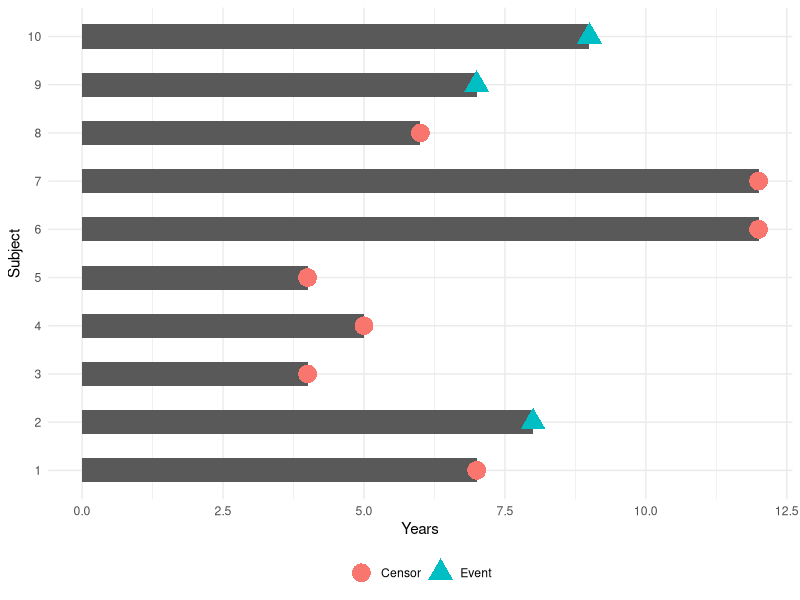

The R source for this figure: (Note: this script raises an error after producing the figure.)
# survival analysis from Emily Zabor
# https://github.com/zabore/tutorials/blob/master/survival_analysis_in_r_tutorial.Rmd

library(tidyverse)
library(lubridate)
library(survival)
library(survminer)

# make fake data
set.seed(20180809)
fkdt <- tibble(Subject = as.factor(1:10), 
               Years = sample(4:20, 10, replace = T),
               censor = sample(c("Censor", rep("Event", 2)), 10, 
                               replace = T)) 
# plot with shapes to indicate censoring or event
ggplot(fkdt, aes(Subject, Years)) + 
  geom_bar(stat = "identity", width = 0.5) + 
  geom_point(data = fkdt, 
             aes(Subject, Years, color = censor, shape = censor), 
             size = 6) +
  coord_flip() +
  theme_minimal() + 
  theme(legend.title = element_blank(),
        legend.position = "bottom")

fkdt <- fkdt %>% mutate(censor_01 = ifelse(censor == "Censor", 0, 1))

Surv(fkdt$Years, fkdt$censor_01) # the  + indicates censored event
# "Survival object"

survfit(Surv(Years, censor_01) ~ 1, data = fkdt) %>% summary()
ggsurvplot(survfit(Surv(Years, censor_01) ~ 1, data = fkdt), risk.table = TRUE)
# Kaplan-Meier model - multiplies probabilities - does not estimate curve
# Step down each time an event occurs
# at 10 years, estimate of 41.7% probability of survival
# "naive" estimate of 40% based on excluding censored cases before 10 year point is close but inaccurate
survfit(Surv(Years, censor_01) ~ 1, data = fkdt)$time
survfit(Surv(Years, censor_01) ~ 1, data = fkdt)$surv # extract K-M estimates at points where censor or event occurs

## more complex example 

ggplot(lung, aes(x = time, fill = factor(status))) +
  geom_histogram(bins = 25, alpha = 0.6, position = "identity") +
  scale_fill_manual(values = c("blue", "red"), labels = c("Censored", "Dead")) +
  labs(x = "Days",
       y = "Count")
# note that distribution of survival and censoring times are skewed
# poses additional modeling challenge 

head(lung)
# status: 1 = censored 2 = dead
# survival / Surv() can handle 0/1, 1/2, or TRUE/FALSE

# example date dataset - if you have dates of events and want to convert to survival data
date_ex <- 
  tibble(
    sx_date = c("2007-06-22", "2004-02-13", "2010-10-27"), 
    last_fup_date = c("2017-04-15", "2018-07-04", "2016-10-31")
  )

date_ex

# format dates w lubridate
date_ex <- date_ex %>% 
  mutate(
    sx_date = ymd(sx_date), 
    last_fup_date = ymd(last_fup_date)
  )

date_ex

# calcluate survival times. %--% creates time interval, as.duration converts to seconds
# dyears(1) gives duration object, number of seconds in 1 year
dyears(1)

date_ex %>% 
  mutate(
    os_yrs = 
      as.duration(sx_date %--% last_fup_date) / dyears(1)
  )


## example with lung data

# survival object + indicates censored from survival package
Surv(lung$time, lung$status)[1:10]

# survival curve
f1 <- survfit(Surv(time, status) ~ 1, data = lung)
names(f1) # what's inside

# survival curve ggplot (surv)

ggsurvplot(
  fit = survfit(Surv(time, status) ~ 1, data = lung), 
  xlab = "Days", 
  ylab = "Overall survival probability")
# fit = f1 would work too
# as before, ticks indicate censoring - not death, but lost to followup

fit4 <- survfit(Surv(time, status) ~ sex, data = lung)
# we may include predictors ("covariates") as in other regression analyses 

summary(fit4)

ggsurvplot(
  fit = fit4, 
  xlab = "Days", 
  ylab = "Overall survival probability",
  legend.title = "",
  legend.labs = c("Male", "Female"),
  palette = c("green4", "purple"))

# this is descriptive but what if we want to test for an effect of sex?

# "log-rank" test: nonparametric; works for single variable
survdiff(Surv(time, status) ~ sex, data = lung)


# Cox proportional hazards regression would allow incorporation of multiple factors
# "proportional hazards" : ratio of hazards for any two individuals is constant over time
# if Kaplan-Meier curves cross or one levels off to zero while the other is still declining
# then you are violating the proportional hazards assumption
# based on the K-M plot that does not appear to be the case here

coxph(Surv(time, status) ~ sex, data = lung) %>% summary()
# in this data set, male coded 1, female coded 2
# output is *hazard* ratio: exponentiated coefficient
# here it is about 0.6
# about 0.6 females dying to every 1 male that dies at any given time point
# not the same as "risk" - hazard is instantaneous, risk/odds is over a period of time

rotorod <- readxl::read_excel("rotorod_surv_example.xlsx")
glimpse(rotorod)
# normally event is "1" when it is measured and "0" when it is not i.e. censored so we will convert "outcome" to 1/0

rotorod <- rotorod %>% mutate(outcome_cens = case_when(outcome == "removed" ~ 0, outcome == "fell" ~ 1))

ggsurvplot(fit = survfit(Surv(time, outcome_cens) ~ 1, data = rotorod), 
           xlab = "Seconds",
           ylab = "Proportion remaining on rotorod")

ggsurvplot(fit = survfit(Surv(time, outcome_cens) ~ sex, data = rotorod), 
           xlab = "Seconds",
           ylab = "Proportion remaining on rotorod")

ggsurvplot(fit = survfit(Surv(time, outcome_cens) ~ genotype, data = rotorod), 
           xlab = "Seconds",
           ylab = "Proportion remaining on rotorod")

ggsurvplot(fit = survfit(Surv(time, outcome_cens) ~ sex + genotype, data = rotorod), 
           xlab = "Seconds",
           ylab = "Proportion remaining on rotorod")

coxph(Surv(time, outcome_cens) ~ sex, data = rotorod) %>% summary()
# at any time, about 5x as many males fallen off as females

f1 <- coxph(Surv(time, outcome_cens) ~ sex * genotype, data = rotorod)
summary(f1)
# consistent with individual survival plots
# females stay on rotorod longer than males on average
# shows crossover interaction: KO males < WT males but KO females > WT females 
# interpretation of coefficients is complicated - sex coefficient is modulated by interaction

cox.zph(f1) # test proportional hazards assumption of Cox regression
cox.zph(f1) %>% plot() # like regression diagnostic plot 
